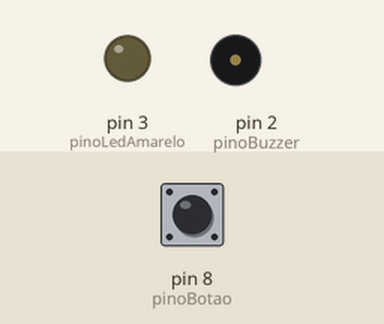
Recording of a sketch running on a simulated Arduino Uno, built with avr-gcc and run on an emulated ATmega328P. Parts: output pins drawn as LEDs (lit = HIGH), buzzer (waves = sounding). Inputs (shaded band) come from the test bench; at power-on: pin 8 (pinoBotao) LOW.

Above: at 2.2 s.
2.3 s: pin 8 (pinoBotao) pulled HIGH for 1.2 s
At 3.8 s:
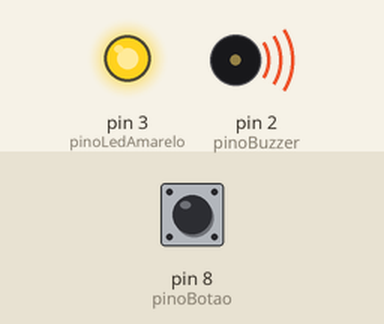
5.5 s: pin 8 (pinoBotao) pulled HIGH for 3.2 s
At 9.8 s:
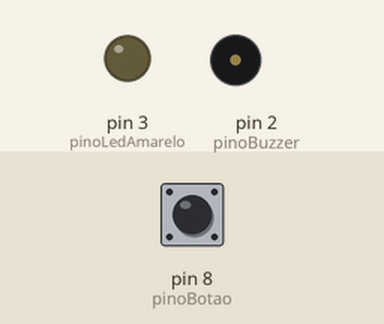
Timing chart, 0 to 11.3 s (numbered marks = the images above; inputs shaded):
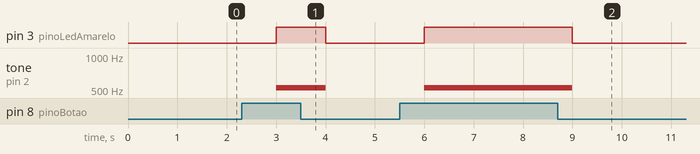

Measured:
- after the input at 2.3 s, pin 3 (pinoLedAmarelo): LOW → HIGH after 0.70 s, → LOW 1.0 s later; tone on pin 2 (pinoBuzzer): silent → 523 Hz after 0.70 s, → silent 1.0 s later
- after the input at 5.5 s, pin 3 (pinoLedAmarelo): LOW → HIGH after 0.50 s, → LOW 3.0 s later; tone on pin 2 (pinoBuzzer): silent → 523 Hz after 0.50 s, → silent 3.0 s later

The sketch:

buzzer_botao.ino
```cpp
//constante para o pino da buzzer
#define pinoBuzzer 2
#define pinoBotao 8
#define pinoLedVermelho 3
#define pinoLedAmarelo 3

void setup() {
  Serial.begin(9600);

  //Modo do pino
  pinMode(pinoBuzzer, OUTPUT);
  pinMode(pinoLedAmarelo, OUTPUT);
  pinMode(pinoBotao, INPUT);
  delay(1000);
}


void loop() {
  if (digitalRead(pinoBotao) == 1) {
    tone(pinoBuzzer, 523);
    digitalWrite(pinoLedAmarelo, HIGH);
    delay(1000);
  } else {
    noTone(pinoBuzzer);
    digitalWrite(pinoLedAmarelo, LOW);
    delay(1000);
  }
}
```
